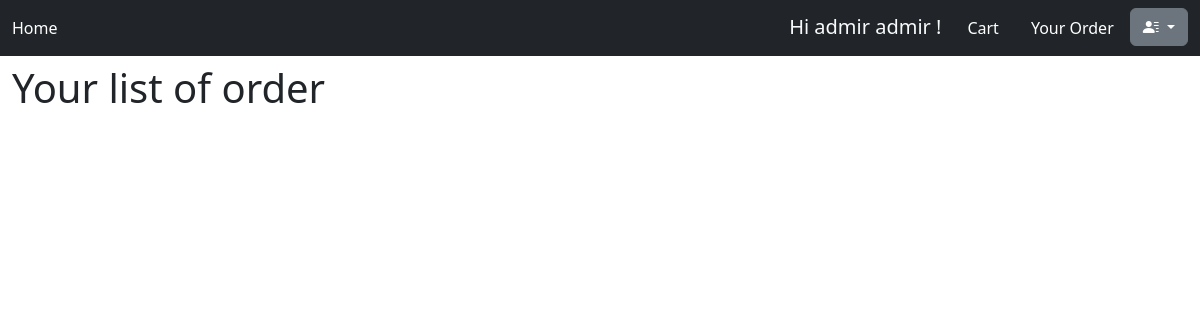
The app's page /order/ (signed in), older data.
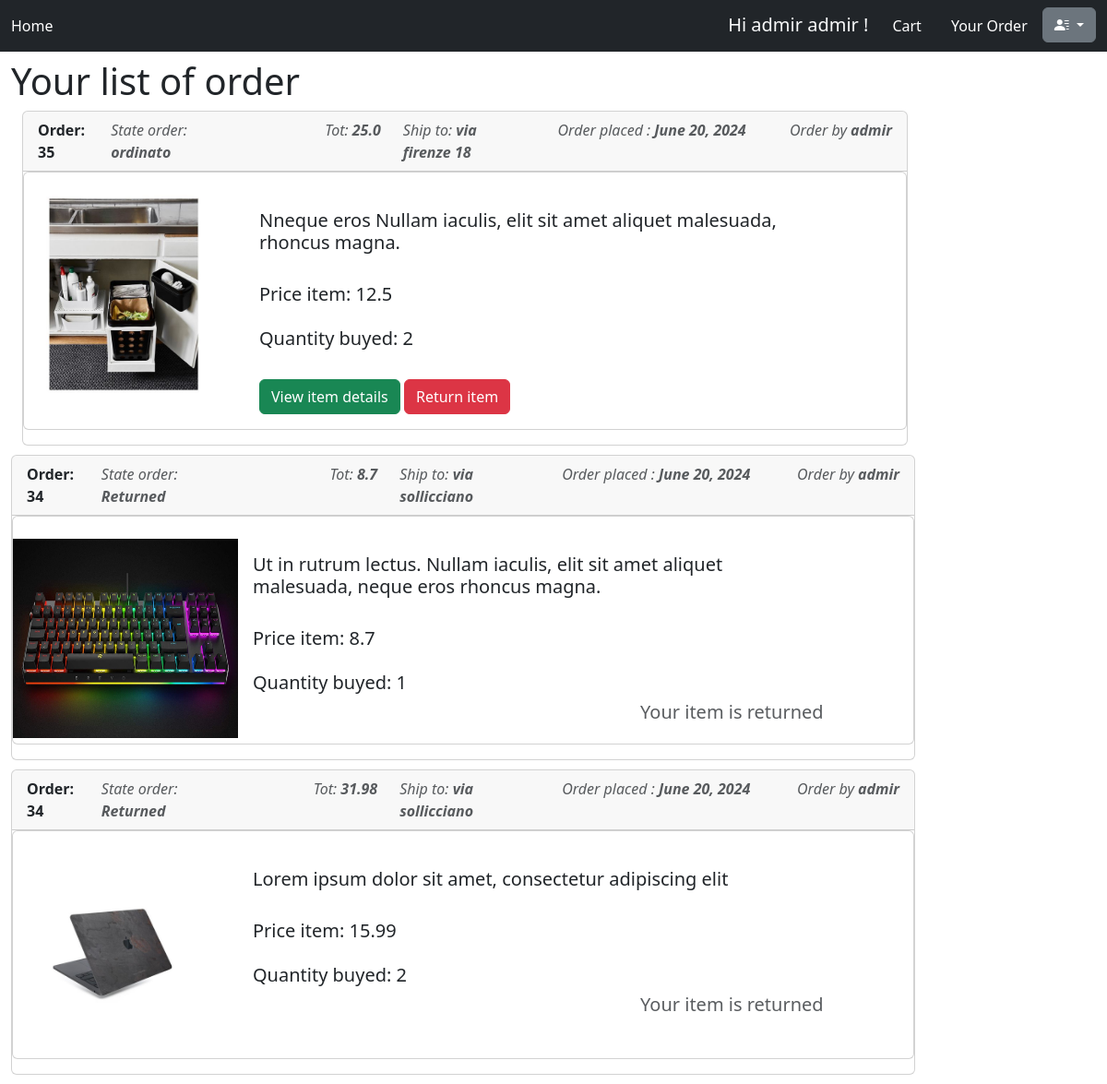
The same page, newer data.
### order/models.py (models this page shows, shortened)
class OrderItem(models.Model):
    item=models.ForeignKey(Item,on_delete=models.CASCADE,null=True)
    order=models.ForeignKey(Order,on_delete=models.CASCADE,null=True)
    quantity=models.CharField(max_length=200,blank=True,default=0)
    stateItem=models.BooleanField(default=True)
    payQuantity=models.FloatField(default=0,db_index=True,blank=True)

class Order(models.Model):
    date=models.DateField(default=datetime.date.today())
    phoneNumber=models.CharField(max_length=200, db_index=True, blank=True)
    addressOrder=models.CharField(max_length=200, db_index=True, blank=True)
    userOrder=models.ForeignKey(User,on_delete=models.CASCADE,null=True)
    noteOrder=models.CharField(max_length=200, db_index=True, blank=True)
    totpay=models.FloatField(db_index=True, blank=True,default=0)
    stateOrder=models.BooleanField(default=True)

### shopOnline/models.py (models this page shows)
class Item(models.Model):
    name = models.CharField(max_length=1200, db_index=True)
    image = models.ImageField(null=True, upload_to='images/', blank=True)
    price = models.FloatField(default=0)
    description = models.CharField(blank=True, max_length=10000, db_index=True)
    categories=models.ForeignKey(Categories,on_delete=models.CASCADE,default=None)

### order/views.py (the view)
# urls.py: path('',login_required(listOrder.as_view()),name='detail_orders'),
class listOrder(ListView):
    model = Item
    template_name = "order.html"
    def get_context_data(self, **kwargs):
        context = super().get_context_data(**kwargs)
        queryOrder = OrderItem.objects.order_by('-order_id').select_related('order').filter(order__userOrder_id=self.request.user.pk)
        context['order']=queryOrder
        return context

### cart/context_processor.py (called while the page is built)
def cart(request):
    return {'cart':Cart(request)}

### order/templates/order.html
{% extends 'base.html'%} }
{% load static %}
{% block content %}
    <h1>Your list of order</h1>
        {% for order_info in order %}
    <div class="container-fluid" style="display: flex;margin-bottom: 10px">
        <div class="col-10">
                <div class="card">
                    <div class="card-header">
                        <div class="row d-flex">
                            <div class="col-1">
                                    <span class="fw-bold">Order: {{order_info.order.pk}}</span>
                            </div>
                            {% if order_info.stateItem == True %}
                            <div class="col-2">
                                <em class="text-muted float-end">State order: <b> ordinato</b></em>
                            </div>
                            {% else %}
                             <div class="col-2">
                                <em class="text-muted float-end">State order: <b>Returned </b></em>
                             </div>
                            {% endif %}
                        <div class="col-2">
                                <em class="text-muted float-end">Tot: <b>{{ order_info.payQuantity }}</b></em>
                            </div>
                         <div class="col-2">
                                <em class="text-muted float-end">Ship to: <b>{{ order_info.order.addressOrder }}</b></em>
                            </div> <div class="col-3">
                                <em class="text-muted float-end">Order placed : <b>{{ order_info.order.date }}</b></em>
                            </div>
                            <div class="col">
                                <em class="text-muted float-end">Order by <b>{{ order_info.order.userOrder.username }}</b></em>
                            </div>
                        </div>
                    </div>
                  <div class="card mb-3">
                    <div class="row g-0">
                      <div class="col-3" >
                            <a href="{% url 'detail_item' order_info.item.pk %}" class="d-inline-flex link-dark text-decoration-none mt-4">
                              <img src={{ MEDIA_URL }}{{ order_info.item.image }} class="img-fluid" style="height: 18vw">
                            </a>
                      </div>
                            <div class="col-md-8">
                              <div class="card-body">
                               <a href="{% url 'detail_item' order_info.item.pk %}" class="d-inline-flex link-dark text-decoration-none mt-4">
                                <h5 class="card-title">{{ order_info.item.name }}</h5>
                                </a>
                                <h5 class="card-text mt-4 ">Price item: {{ order_info.item.price }}</h5>
                                <h5 class="card-text mt-4 ">Quantity buyed: {{ order_info.quantity }}</h5>
                                 {% if order_info.stateItem == True %}
                                  <a href="{% url 'detail_item' order_info.item.pk %}" class="d-inline-flex link-dark text-decoration-none mt-4">
                                    <button class="btn btn-success">View item details</button>
                                  </a>
                                  <a href="{% url 'orderitem_delete' order_info.pk %}" class="d-inline-flex link-dark text-decoration-none mt-4">
                                    <button class="btn btn-danger">Return item</button>
                                  </a>
                                    {% else %}
                                     <h5 class="text-muted float-end">Your item is returned</h5>
                                  {% endif %}
                              </div>
                            </div>
                    </div>
                  </div>
                </div>
                </div>
            </div>
        </div>
            {% endfor %}
{% endblock %}

Row changes from the older to the newer data that the page shows:
added OrderItem: order.pk "35", shows "State order:", stateItem "ordinato", payQuantity "25.0", order.addressOrder "via firenze 18", order "June 20, 2024", order.userOrder.username "admir", item.image (picture), item.name "Nneque eros Nullam iaculis, elit sit amet aliquet malesuada, rhoncus magna.", item.price "12.5", quantity "2"
added OrderItem: order.pk "34", shows "State order:", stateItem "Returned", payQuantity "8.7", order.addressOrder "via sollicciano", order "June 20, 2024", order.userOrder.username "admir", item.image (picture), item.name "Ut in rutrum lectus. Nullam iaculis, elit sit amet aliquet malesuada, neque eros rhoncus magna.", item.price "8.7", quantity "1"
added OrderItem: order.pk "34", shows "State order:", stateItem "Returned", payQuantity "31.98", order.addressOrder "via sollicciano", order "June 20, 2024", order.userOrder.username "admir", item.image (picture), item.name "Lorem ipsum dolor sit amet, consectetur adipiscing elit", item.price "15.99", quantity "2"
